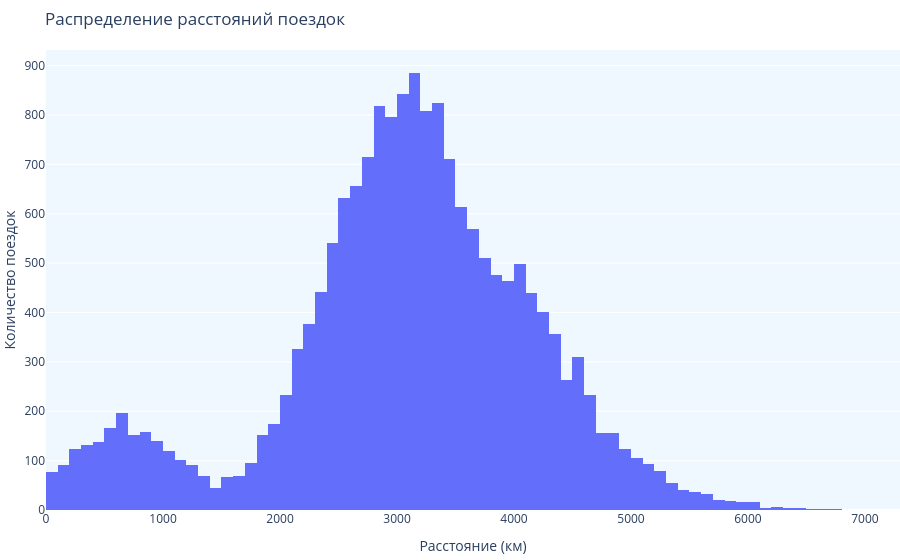

Notebook cell for this chart:
### Markdown cell above
<font color='DarkBlue'><b>Комментарий ревьюера</b></font><br>
<font color='DarkMagenta'>👉 Правильно было бы посмотреть сводную статистику расстояний поездок  методом `describe()`.</font>

### Code cell
fig = px.histogram(rides, 
                   x='distance',
                   nbins=90)
                   

fig.update_layout(
    title='Распределение расстояний поездок',
    xaxis_title='Расстояние (км)',
    yaxis_title='Количество поездок',
    plot_bgcolor='AliceBlue',
    margin={"r": 0, "t": 50, "l": 0, "b": 50}
)

fig.show()

### Figure 1 — Plotly figure (JSON) as saved in the notebook; plotly's stock layout.template omitted (floating-point values rounded to 4 significant figures; data arrays with more than 128 entries replaced by an {"elided": "..."} marker saying what was removed)
{"data": [{"alignmentgroup": "True", "bingroup": "x", "hovertemplate": "distance=%{x}<br>count=%{y}<extra></extra>", "legendgroup": "", "marker": {"color": "#636efa", "pattern": {"shape": ""}}, "name": "", "nbinsx": 90, "offsetgroup": "", "orientation": "v", "showlegend": false, "type": "histogram", "x": {"elided": "18068 int values"}, "xaxis": "x", "yaxis": "y"}], "layout": {"barmode": "relative", "legend": {"tracegroupgap": 0}, "margin": {"b": 50, "l": 0, "r": 0, "t": 50}, "plot_bgcolor": "AliceBlue", "title": {"text": "Распределение расстояний поездок"}, "xaxis": {"anchor": "y", "domain": [0, 1], "title": {"text": "Расстояние (км)"}}, "yaxis": {"anchor": "x", "domain": [0, 1], "title": {"text": "Количество поездок"}}}}
